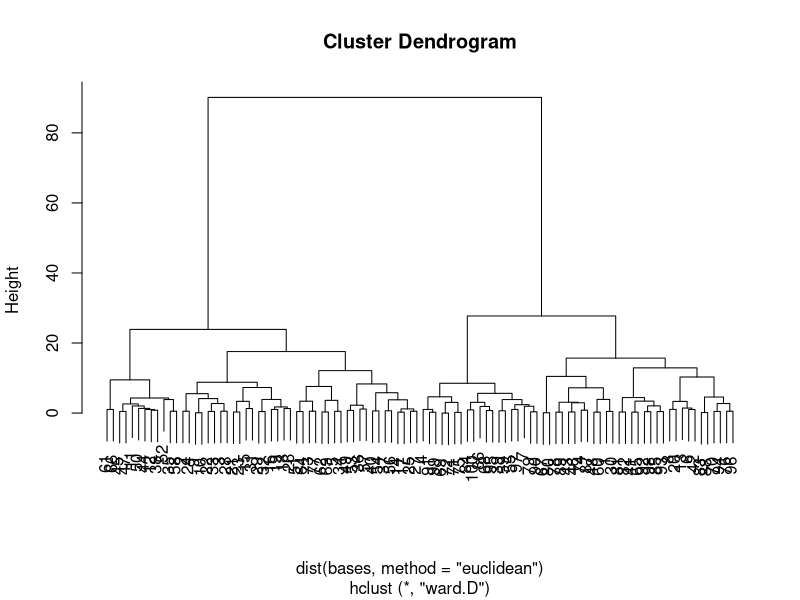
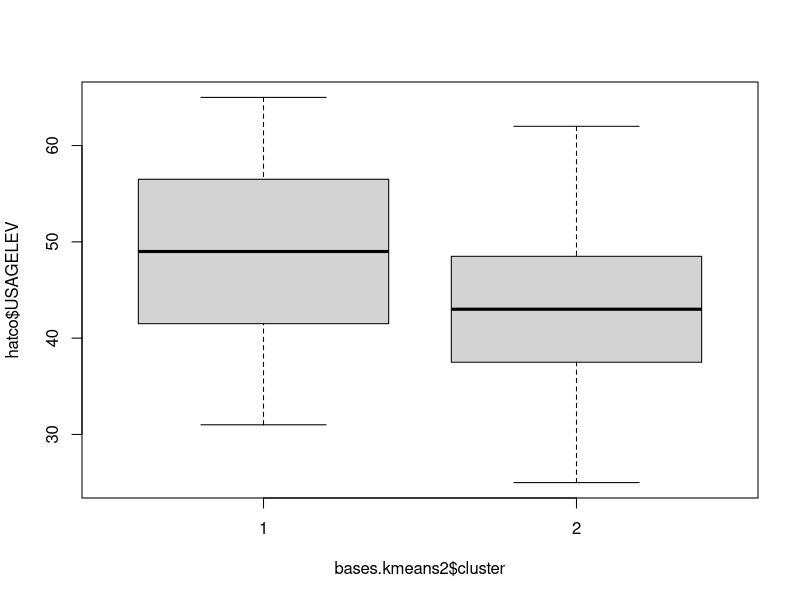
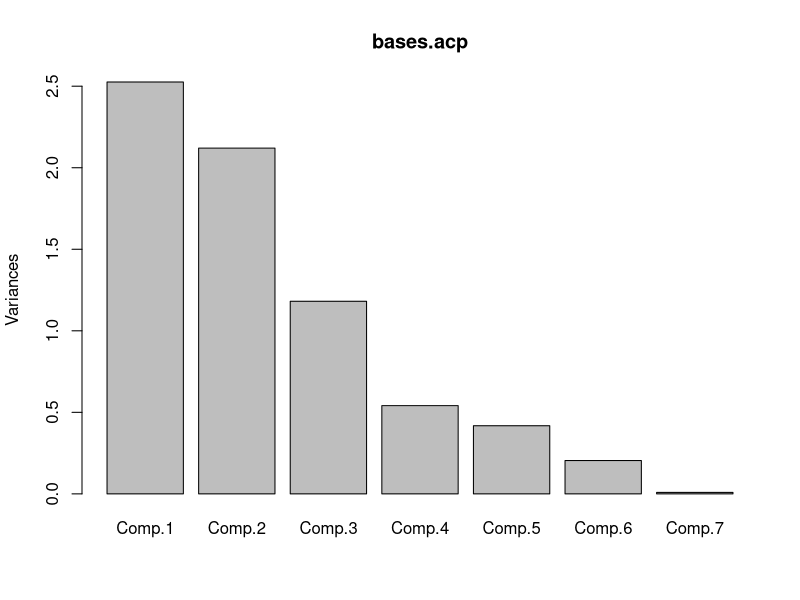
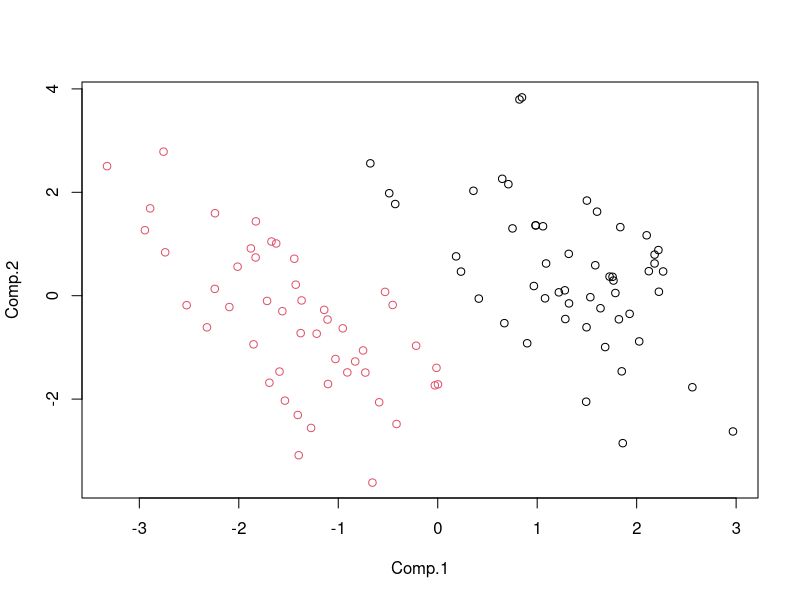
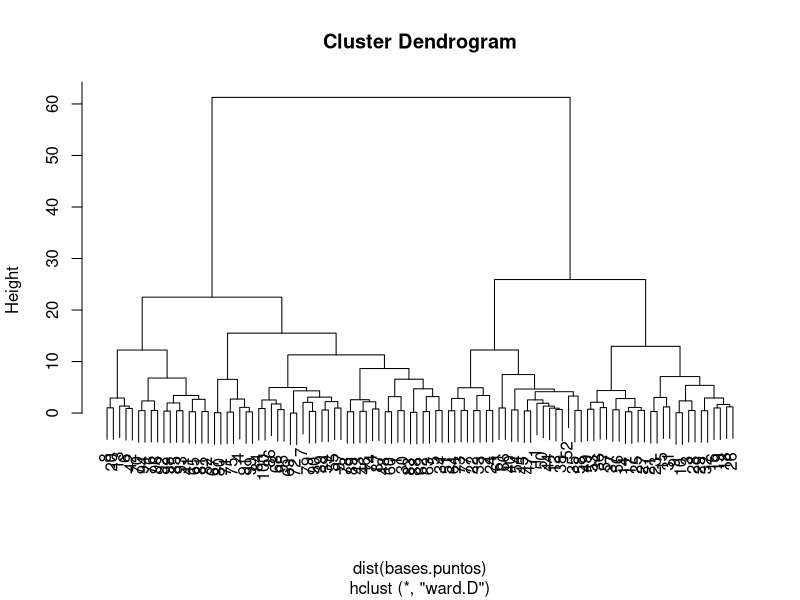
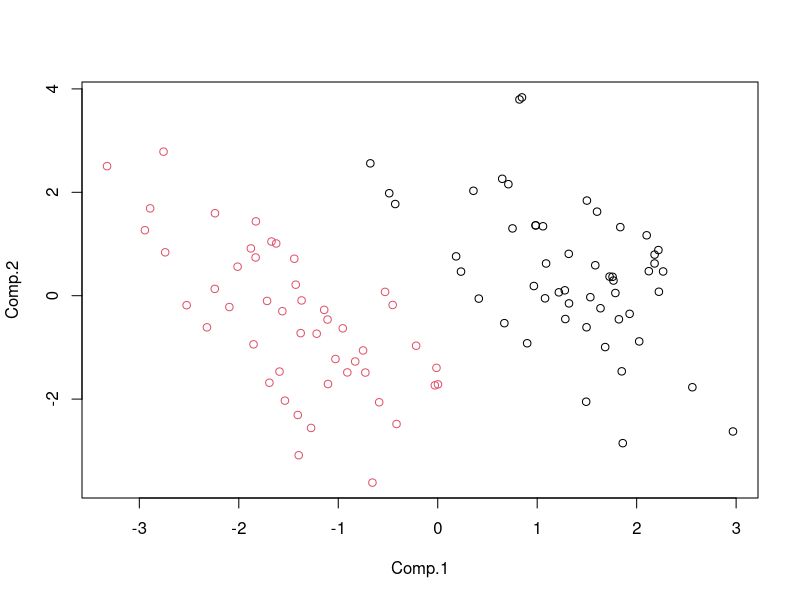

Generate these figures, in order, with R:
## ---- chunk 1
library(foreign)
## ---- chunk 2
hatco<-read.spss("hatconuevo.sav")
#Después de leer los datos podemos listar los datos. En el ejemplo que sigue hemos 
#transpuesto la salida ordinaria con el objeot de facilitar la lectura
#con la función options() hemos limitado la anchura de las líneas de los
#informes a 58 caracteres.
options(width=58)
t(head(hatco))
#Aqúi mostramos cómo leer el fichero "hatco.completo.csv" en el formato de intercambio csv.
hatco.completo <- read.csv("hatco.completo.csv", sep=";", dec=",")
#Si sólo queremos comprobar que hemos leído los datos correctamente, podemos
#utilizar la función head(<nombre.del.fichero>) que nos motrará las primeras 6
#líneas del fichero. La función tail() meustra las últimas  6 líneas. 
head(hatco)
#Si queremos conocer únicamente el nombre de las variables que contiene el
#fichdro de datos, podemos utilizar la función names(<nombre.del.fichero>)
names(hatco)
#La función str(<nombre.del.fichero>), en cambio, nos proporciona una breve
#descripción de las variables contenidas en el fichero
str(hatco)
## ---- chunk 3
require(dplyr)
bases<-data.frame(hatco[1:7])
names(bases)
## ---- chunk 4
cor(bases)
## ---- chunk 5
bases.hclust<-hclust(dist(bases, method="euclidean"), method="ward")
#Mostramos el resultado de la agrupación
plot(bases.hclust)
## ---- chunk 6
centros.bases<-tapply(as.matrix(bases), list(rep(cutree(bases.hclust, 2), ncol(as.matrix(bases))),col(as.matrix(bases))),mean)
#Visualizamos el resultado
centros.bases
## ---- chunk 7
bases.kmeans2<-kmeans(bases, centros.bases)
## ---- chunk 8
names(bases.kmeans2) 
## ---- chunk 9
bases.kmeans2$centers
## ---- chunk 10
table(hatco$TAMEMP, bases.kmeans2$cluster)
## ---- chunk 11
t.test(hatco$USAGELEV ~ bases.kmeans2$cluster)
summary(lm(hatco$USAGELEV ~ bases.kmeans2$cluster))
## ---- chunk 12
boxplot(hatco$USAGELEV ~ bases.kmeans2$cluster)
## ---- chunk 13
table(hatco$ESPCOMPR, bases.kmeans2$cluster)
table(hatco$ESTRCOMP, bases.kmeans2$cluster)
table(hatco$INDUSTRI, bases.kmeans2$cluster)
table(hatco$SITCOMP, bases.kmeans2$cluster)
## ---- chunk 14
cor(bases)
## ---- chunk 15
bases.acp<-princomp(bases, cor=T)
## ---- chunk 16
plot(bases.acp)
summary(bases.acp)
## ---- chunk 17
bases.puntos<-bases.acp$scores
## ---- chunk 18
plot(bases.puntos[,1:2], col=bases.kmeans2$cluster)
## ---- chunk 19
bases.puntos.hclust<-hclust(dist(bases.puntos), method="ward")
#visualizamos la heterogeneidad y la comparamos con el la mostrada con los datos originales
plot(bases.puntos.hclust)
#Calculamos los centros de los grupos
centros.bases.puntos<-tapply(bases.puntos, list(rep(cutree(bases.puntos.hclust, 2), ncol(bases.puntos)),col(bases.puntos)),mean)
#isualizamos los centros
centros.bases.puntos
## ---- chunk 20
bases.puntos.kmeans2<-kmeans(bases.puntos, centros.bases.puntos)
plot(bases.puntos[,1:2], col=bases.puntos.kmeans2$cluster)
## ---- chunk 21
table(bases.kmeans2$cluster, bases.puntos.kmeans2$cluster)
bases.puntos.kmeans2
options(digits=3)
#Mostramos el valor medio de las bases de segmentación en los grupos
t(aggregate(bases, list(Segmento = bases.puntos.kmeans2$cluster), mean))
